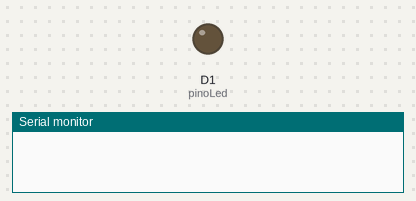
This sketch was run on a simulated ESP8266 (NodeMCU). On the bench: output pins drawn as LEDs (lit = HIGH), the last lines printed to the serial monitor.

Above: at 1.0 s.
At 3.0 s:
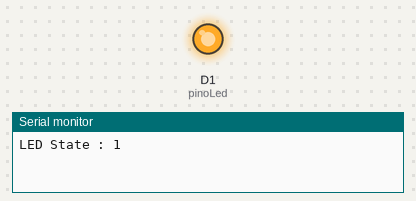
Timing chart, 0 to 5.2 s (numbered marks = the images above):
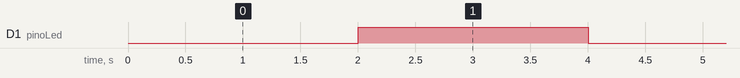

The sketch:

ledControl.ino
```cpp
/*******************************************************************************
 * Variáveis para controlar o led indicador
 *******************************************************************************/
unsigned long currentLedTime = 0;  // tempo de funcionamento do led
unsigned long previousLedTime = 0; // controle do tempo
int intervalLedtime = 2000;         // intervalo de tempo do led
const int pinoLed = D1;            // pino onde o LED está conectado
bool ledState = false;             // estado atual do led

void setup()
{
  Serial.begin(9600);
  initLed();
   while (!Serial)
    delay(1);
}

void loop()
{
 piscarLedStatus();
}

void initLed()
{
  pinMode(pinoLed, OUTPUT);
}

void piscarLedStatus()
{
  currentLedTime = millis();
  if ((currentLedTime - previousLedTime) > intervalLedtime)
  {
    previousLedTime = currentLedTime;
    mudarLed(!ledState);
  }
}

void mudarLed(bool ligar)
{
  digitalWrite(pinoLed, ligar ? HIGH : LOW);
  ledState = !ledState;
  Serial.print(F("LED State : "));
  Serial.println(ledState);
}
```

Measured:
- by itself, D1 (pinoLed): alternates HIGH for 2.0 s and LOW for 2.0 s
